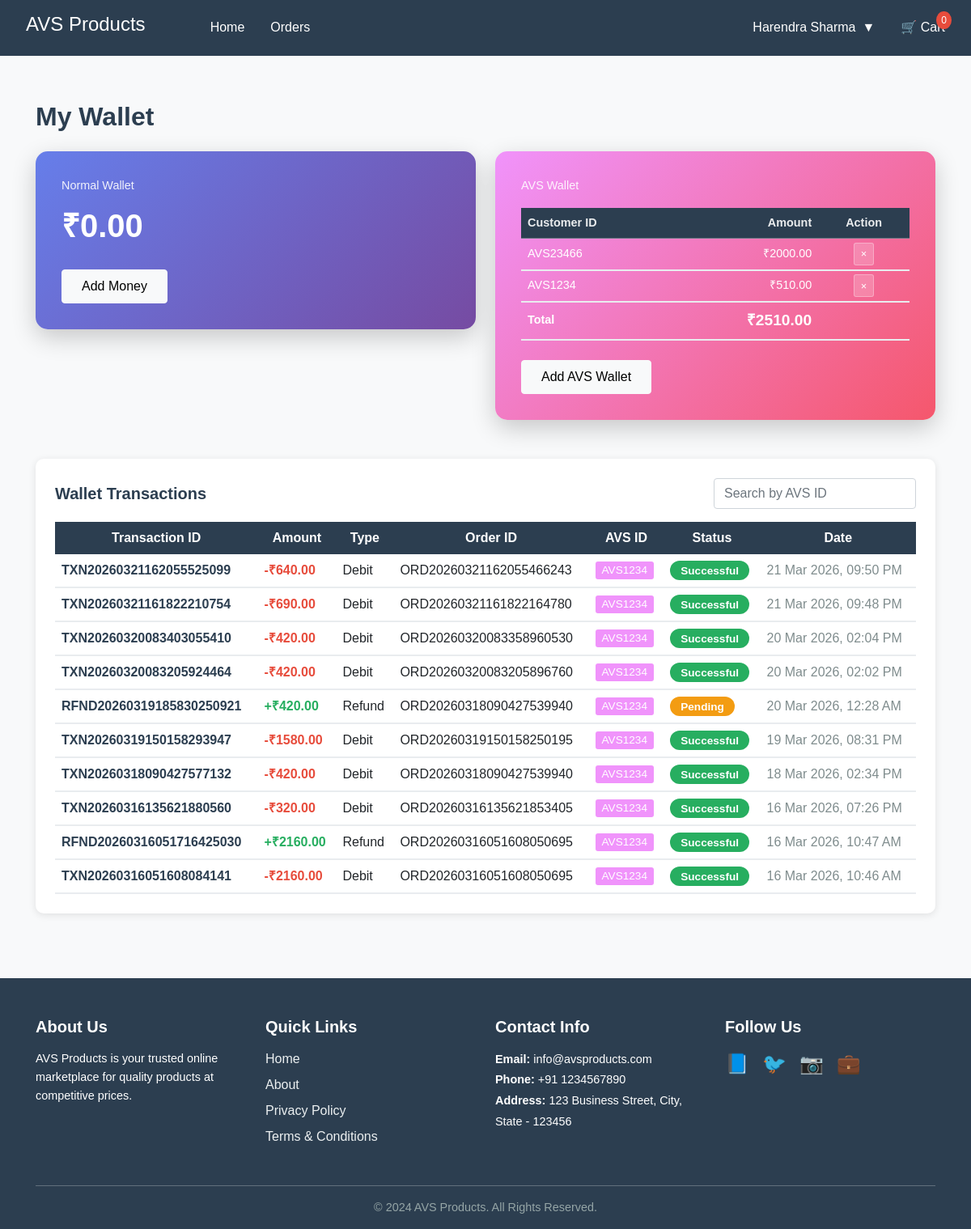
The page /wallet/ (signed in) on the database as committed earlier.
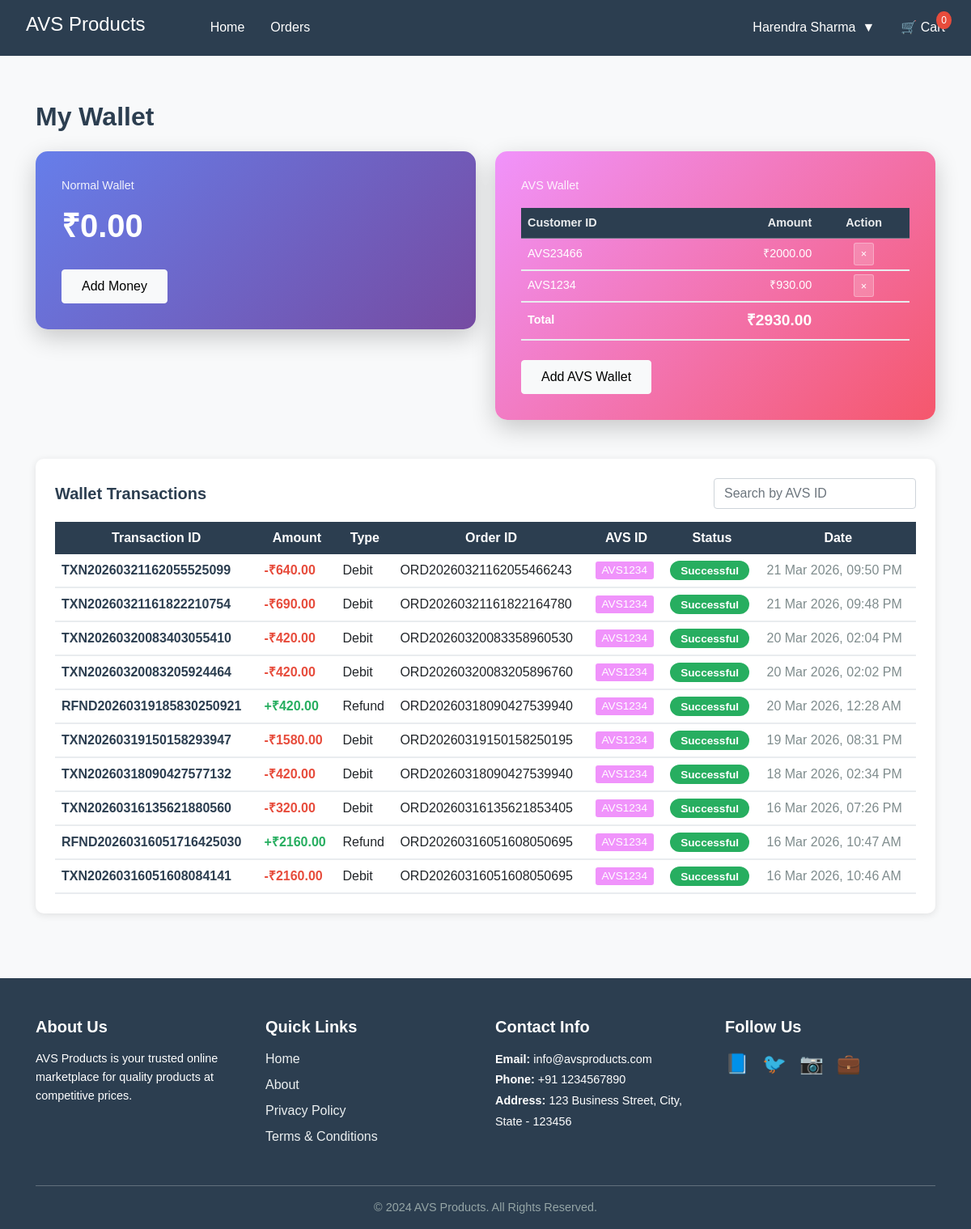
The same page on the database as committed later.
### management/models.py (models this page shows, shortened)
class Wallet(models.Model):
    class Meta:
        db_table = 'business_wallet'
    WALLET_TYPE_CHOICES = [
        ('AVS', 'AVS'),
        ('Other', 'Other'),
    ]
    wallet_id = models.CharField(max_length=50, primary_key=True)
    user_id = models.ForeignKey(Customer, to_field='username', on_delete=models.CASCADE, blank=True, null=True)
    wallet_type = models.CharField(max_length=50, choices=WALLET_TYPE_CHOICES)
    wallet_amount = models.DecimalField(max_digits=10, decimal_places=2, default=0.00)
    customer_name = models.CharField(max_length=255)
    customer_id = models.CharField(max_length=50)
    customer_mobile = models.CharField(max_length=20)
    created_at = models.DateTimeField(auto_now_add=True)
    created_by = models.CharField(max_length=100)
    modified_at = models.DateTimeField(auto_now=True)
    modified_by = models.CharField(max_length=100, blank=True, null=True)

class Payment(models.Model):
    class Meta:
        db_table = 'business_payment'
    STATUS_CHOICES = [
        ('Pending', 'Pending'),
        ('Processing', 'Processing'),
        ('Successful', 'Successful'),
        ('Failed', 'Failed'),
        ('Cancelled', 'Cancelled'),
    ]
    PAYMENT_MODE_CHOICES = [
        ('Cash', 'Cash'),
        ('Card', 'Card'),
        ('UPI', 'UPI'),
        ('Net Banking', 'Net Banking'),
        ('Wallet', 'Wallet'),
    ]
    TRANSACTION_TYPE_CHOICES = [
        ('Credit', 'Credit'),
        ('Debit', 'Debit'),
        ('Refund', 'Refund'),
        ('Cashback', 'Cashback'),
    ]
    id = models.AutoField(primary_key=True)
    transaction_id = models.CharField(max_length=100, unique=True)
    amount = models.DecimalField(max_digits=10, decimal_places=2)
    status = models.CharField(max_length=20, choices=STATUS_CHOICES, default='Pending')
    payment_mode = models.CharField(max_length=50, choices=PAYMENT_MODE_CHOICES)
    transaction_type = models.CharField(max_length=20, choices=TRANSACTION_TYPE_CHOICES)
    reference_order = models.ForeignKey(Order, to_field='order_id', on_delete=models.CASCADE)
    avs_wallet_id = models.CharField(max_length=50, blank=True, null=True)
    refund_for = models.CharField(max_length=100, blank=True, null=True)
    created_at = models.DateTimeField(auto_now_add=True)
    created_by = models.CharField(max_length=100)
    processing_at = models.DateTimeField(blank=True, null=True)
    processing_by = models.CharField(max_length=100, blank=True, null=True)
    modified_at = models.DateTimeField(auto_now=True)
    modified_by = models.CharField(max_length=100, blank=True, null=True)

class Order(models.Model):
    ORDER_STATUS_CHOICES = [
        ('Pending', 'Pending'),
        ('Placed', 'Placed'),
        ('Confirmed', 'Confirmed'),
        ('Processing', 'Processing'),
        ('Shipped', 'Shipped'),
        ('Delivered', 'Delivered'),
        ('Cancelled', 'Cancelled'),
    ]
    PAYMENT_METHOD_CHOICES = [
        ('Wallet', 'Wallet'),
        ('Cash', 'Cash'),
        ('COD', 'COD'),
        ('Card', 'Card'),
        ('UPI', 'UPI'),
        ('Net Banking', 'Net Banking'),
    ]
    PAYMENT_STATUS_CHOICES = [
        ('Pending', 'Pending'),
        ('Successful', 'Successful'),
        ('Failed', 'Failed'),
        ('Cancelled', 'Cancelled'),
    ]
    PLACED_TYPE_CHOICES = [
        ('Online', 'Online'),
        ('Offline', 'Offline'),
    ]
    ORDER_TYPE_CHOICES = [
        ('New', 'New'),
        ('Return', 'Return'),
        ('Exchange', 'Exchange'),
        ('Cancel', 'Cancel'),
    ]
    order_id = models.CharField(max_length=50, primary_key=True)
    customer_name = models.CharField(max_length=255)
    customer_email = models.EmailField()
    customer_phone = models.CharField(max_length=20)
    bill_name = models.CharField(max_length=255)
    bill_phone = models.CharField(max_length=20)
    bill_address1 = models.CharField(max_length=255)
    bill_address2 = models.CharField(max_length=255, blank=True, null=True)
    bill_city = models.CharField(max_length=100)
    bill_state = models.CharField(max_length=100)
    bill_pin = models.CharField(max_length=10)
    bill_country = models.CharField(max_length=100, default='India')
    ship_name = models.CharField(max_length=255)
    ship_phone = models.CharField(max_length=20)
    ship_address1 = models.CharField(max_length=255)
    ship_address2 = models.CharField(max_length=255, blank=True, null=True)
    ship_city = models.CharField(max_length=100)
    ship_state = models.CharField(max_length=100)
    ship_pin = models.CharField(max_length=10)
    ship_country = models.CharField(max_length=100, default='India')
    total_amount = models.DecimalField(max_digits=10, decimal_places=2)
    delivery_charge = models.DecimalField(max_digits=10, decimal_places=2, default=0)
    sold_by = models.CharField(max_length=100)
    order_status = models.CharField(max_length=20, choices=ORDER_STATUS_CHOICES, default='Placed')
    payment_method = models.CharField(max_length=50, choices=PAYMENT_METHOD_CHOICES)
    payment_status = models.CharField(max_length=20, choices=PAYMENT_STATUS_CHOICES, default='Pending')
    placed_type = models.CharField(max_length=20, choices=PLACED_TYPE_CHOICES)
    old_order_id = models.CharField(max_length=50, blank=True, null=True)
    order_type = models.CharField(max_length=20, choices=ORDER_TYPE_CHOICES, default='New')
    transaction_id = models.CharField(max_length=100, blank=True, null=True)
    tracking_number = models.CharField(max_length=100, blank=True, null=True)
    items_details = models.TextField(blank=True, null=True)
    placed_at = models.DateTimeField(auto_now_add=True)
    placed_by = models.CharField(max_length=100, blank=True, null=True)
    confirmed_at = models.DateTimeField(blank=True, null=True)
    confirmed_by = models.CharField(max_length=100, blank=True, null=True)
    confirmed_comments = models.TextField(blank=True, null=True)
    processing_at = models.DateTimeField(blank=True, null=True)
    processing_by = models.CharField(max_length=100, blank=True, null=True)
    processing_comments = models.TextField(blank=True, null=True)
    shipped_at = models.DateTimeField(blank=True, null=True)
    shipped_by = models.CharField(max_length=100, blank=True, null=True)
    shipped_comments = models.TextField(blank=True, null=True)
    delivered_at = models.DateTimeField(blank=True, null=True)
    delivered_by = models.CharField(max_length=100, blank=True, null=True)
    delivered_comments = models.TextField(blank=True, null=True)
    cancelled_at = models.DateTimeField(blank=True, null=True)
    cancelled_by = models.CharField(max_length=100, blank=True, null=True)
    cancelled_comments = models.TextField(blank=True, null=True)
    created_at = models.DateTimeField(auto_now_add=True)
    created_by = models.CharField(max_length=100)
    modified_at = models.DateTimeField(auto_now=True)
    modified_by = models.CharField(max_length=100, blank=True, null=True)
    modified_comments = models.TextField(blank=True, null=True)
    invoice_no = models.IntegerField(unique=True, null=True, blank=True)
    class Meta:
        db_table = 'business_order'

### customer/views.py (the view, shortened to what this page needs)
# urls.py: path('wallet/', views.wallet_view, name='wallet'),
def wallet_view(request):
    if not request.session.get('is_logged_in'):
        return redirect('login')
    from management.models import Wallet, Payment
    from django.http import JsonResponse
    import random
    username = request.session.get('user_id')
    user = Customer.objects.filter(username=username).first()
    normal_wallet = Wallet.objects.filter(user_id=user, wallet_type='Other').first()
    avs_wallets = Wallet.objects.filter(wallet_type='AVS').order_by('-created_at')
    linked_wallets = avs_wallets.filter(user_id=user)
    unlinked_wallets = avs_wallets.filter(user_id__isnull=True)
    transactions = Payment.objects.filter(Q(payment_mode='Wallet', reference_order__created_by=username) | Q(payment_mode='Wallet', refund_for=username)).order_by('-created_at')
    avs_total = sum(wallet.wallet_amount for wallet in linked_wallets)
    return render(request, 'customer/wallet.html', {
        'normal_wallet': normal_wallet,
        'linked_wallets': linked_wallets,
        'unlinked_wallets': unlinked_wallets,
        'transactions': transactions,
        'avs_total': avs_total,
        'user': user
    })

### seller/context_processors.py (called while the page is built, shortened)
def staff_info(request):
    return {}

### templates/customer/wallet.html (shortened to what the changed rows need)
{% extends 'customer/base.html' %}
{% block content %}
<div class="container mt-4">
    <h2 class="mb-4" style="color: #2c3e50; font-weight: bold;">My Wallet</h2>
    <div class="row">
        <div class="col-md-6">
            <div class="wallet-card avs">
                {% if linked_wallets %}
                    <table style="width: 100%; margin-top: 1rem; font-size: 0.9rem;">
                        <thead>
                            <tr style="border-bottom: 1px solid rgba(255,255,255,0.3);">
                                <th style="padding: 0.5rem; text-align: left; color: rgba(255,255,255,0.9);">Customer ID</th>
                                <th style="padding: 0.5rem; text-align: right; color: rgba(255,255,255,0.9);">Amount</th>
                                <th style="padding: 0.5rem; text-align: center; color: rgba(255,255,255,0.9);">Action</th>
                            </tr>
                        </thead>
                        <tbody>
                            {% for wallet in linked_wallets %}
                            <tr>
                                <td style="padding: 0.3rem 0.5rem; color: white;">{{ wallet.customer_id }}</td>
                                <td style="padding: 0.3rem 0.5rem; text-align: right; color: white;">₹{{ wallet.wallet_amount }}</td>
                                <td style="padding: 0.3rem 0.5rem; text-align: center;"><button onclick="removeAVSWallet('{{ wallet.wallet_id }}')" style="background: rgba(255,255,255,0.2); border: 1px solid rgba(255,255,255,0.3); color: white; padding: 0.2rem 0.5rem; border-radius: 3px; font-size: 0.8rem;">×</button></td>
                            </tr>
                            {% endfor %}
                            <tr style="border-top: 1px solid rgba(255,255,255,0.3); font-weight: bold;">
                                <td style="padding: 0.5rem; color: white;">Total</td>
                                <td style="padding: 0.5rem; text-align: right; color: white; font-size: 1.2rem;">₹{{ avs_total }}</td>
                                <td style="padding: 0.5rem;"></td>
                            </tr>
                        </tbody>
                    </table>
                {% else %}
                    <div class="balance-amount">₹0.00</div>
                {% endif %}
            </div>
        </div>
    </div>
    <div class="table-container mt-4">
        {% if transactions %}
        <table id="transactionsTable">
            <thead>
                <tr>
                    <th>Transaction ID</th>
                    <th>Amount</th>
                    <th>Type</th>
                    <th>Order ID</th>
                    <th>AVS ID</th>
                    <th>Status</th>
                    <th>Date</th>
                </tr>
            </thead>
            <tbody>
                {% for txn in transactions %}
                <tr data-avs-id="{% if txn.avs_wallet_id %}{% for wallet in linked_wallets %}{% if wallet.wallet_id == txn.avs_wallet_id %}{{ wallet.customer_id }}{% endif %}{% endfor %}{% endif %}">
                    <td style="font-weight: 600; color: #2c3e50;">{{ txn.transaction_id }}</td>
                    <td style="font-weight: bold; {% if txn.transaction_type == 'Debit' %}color: #e74c3c;{% else %}color: #27ae60;{% endif %}">
                        {% if txn.transaction_type == 'Debit' %}-{% else %}+{% endif %}₹{{ txn.amount }}
                    </td>
                    <td>{{ txn.transaction_type }}</td>
                    <td>{{ txn.reference_order.order_id }}</td>
                    <td>{% if txn.avs_wallet_id %}{% for wallet in linked_wallets %}{% if wallet.wallet_id == txn.avs_wallet_id %}<span style="background: #f093fb; color: white; padding: 0.2rem 0.5rem; border-radius: 3px; font-size: 0.85rem;">{{ wallet.customer_id }}</span>{% endif %}{% endfor %}{% else %}-{% endif %}</td>
                    <td><span class="status-badge status-{{ txn.status|lower }}">{{ txn.status }}</span></td>
                    <td style="color: #7f8c8d;">{{ txn.created_at|date:"d M Y, h:i A" }}</td>
                </tr>
                {% endfor %}
            </tbody>
        </table>
        {% else %}
        <div class="no-transactions">
            <h4>No transactions yet</h4>
            <p>Your wallet transactions will appear here.</p>
        </div>
        {% endif %}
    </div>
</div>
{% endblock %}

Rows that differ between the two databases and show on the page:
changed Wallet "AVS1234": wallet_amount "510.00" → "930.00"
changed Payment "RFND20260319185830250921": status "Pending" → "Successful"
Other text that changed with them:
{{ avs_total }}: "2510.00" → "2930.00"
